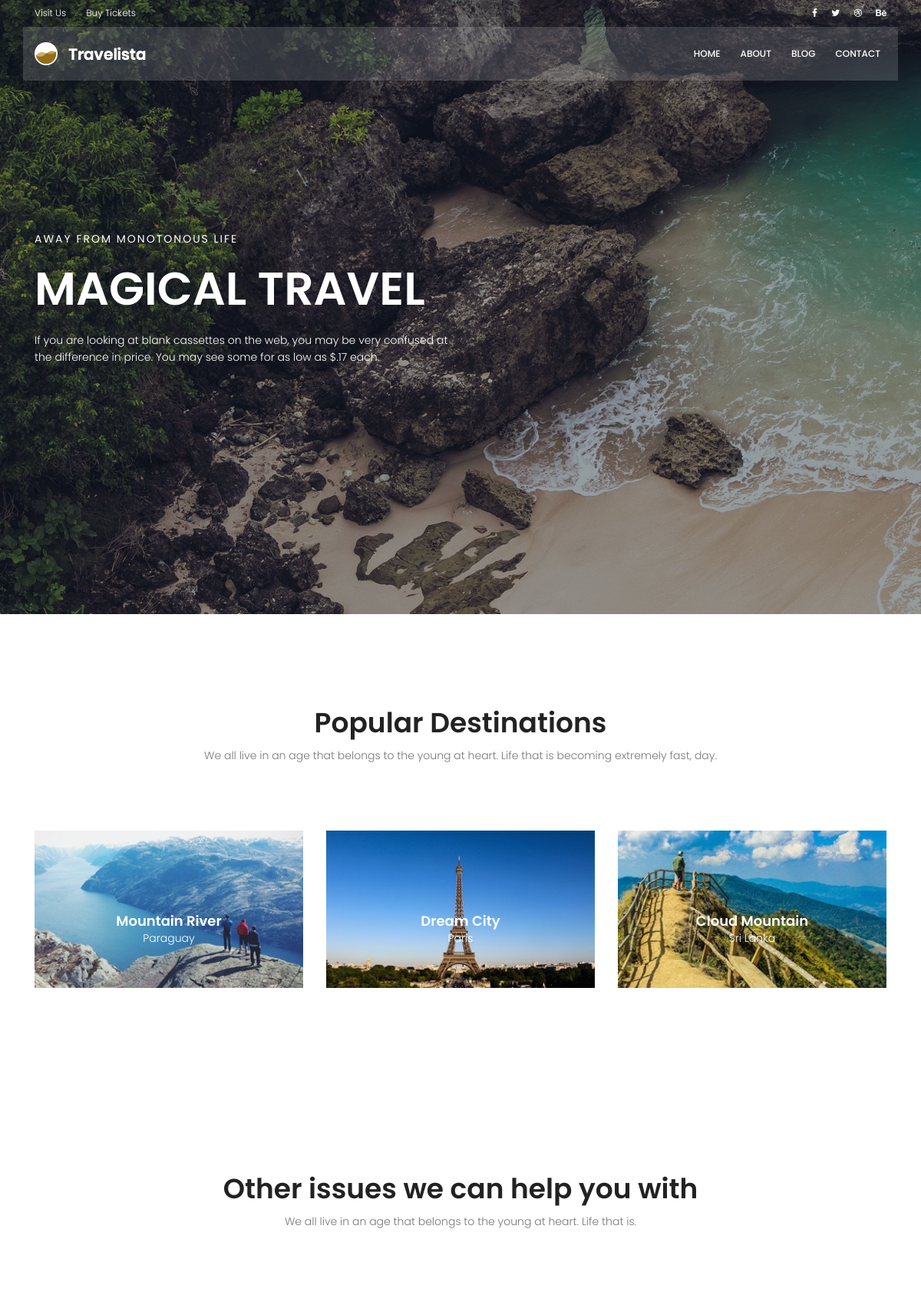
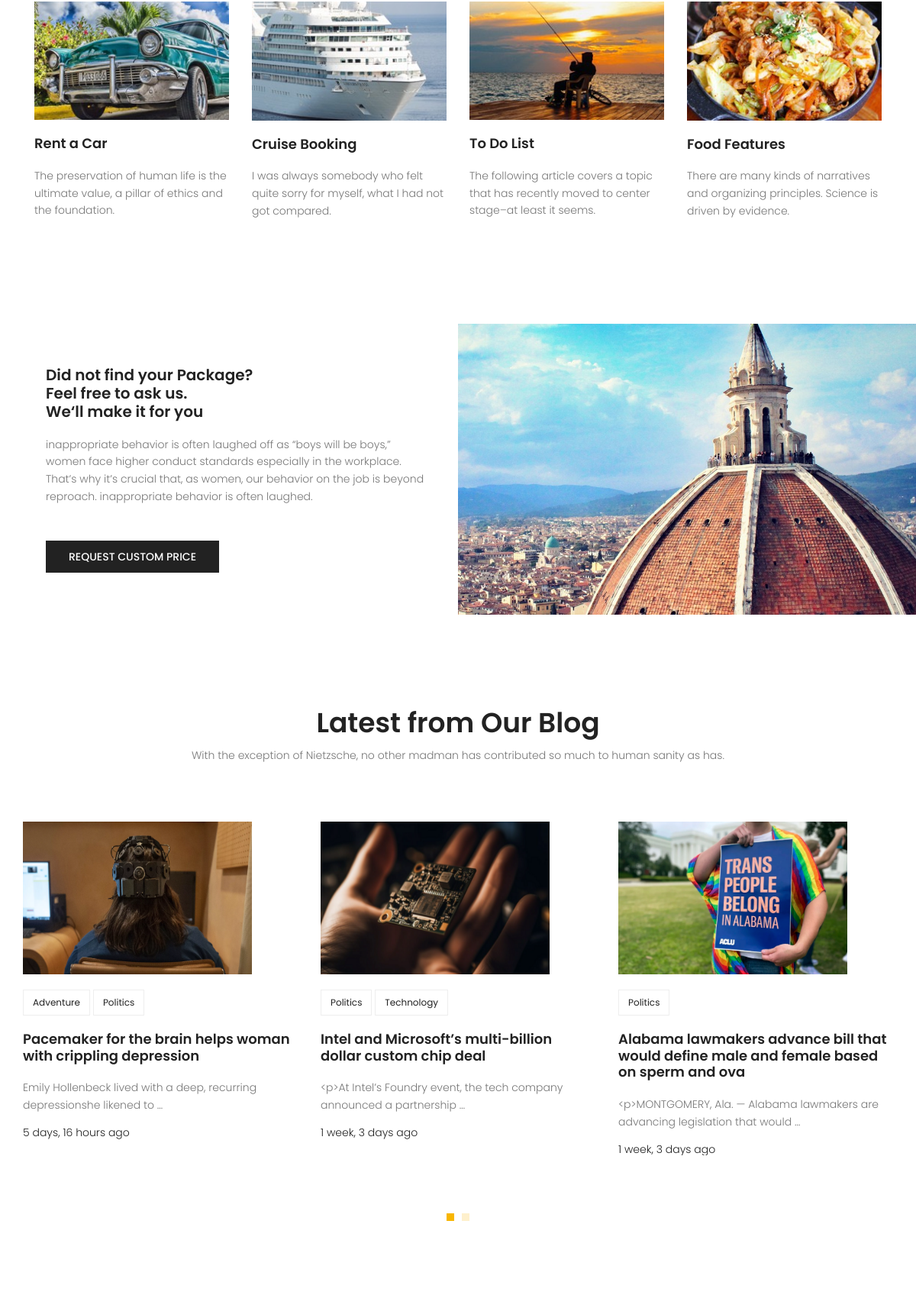
The page / (upper part) on the database its author committed (2 pictures, top to bottom).
### blog/models.py (models this page shows, shortened)
class Post(models.Model):
    author = models.ForeignKey(User, on_delete=models.SET_NULL, null=True)
    avatar = models.ImageField(upload_to='blog/avatar', default='/blog/avatar/default.png')
    title = models.CharField(max_length=200)
    content = models.TextField()
    image = models.ImageField(upload_to='blog/', default='/blog/default.jpg')
    counted_views = models.IntegerField(default=0)
    status = models.BooleanField(default=False)
    created_date = models.DateTimeField(auto_now_add=True)
    updated_date = models.DateTimeField(auto_now=True)
    published_date = models.DateTimeField(null=True)
    category = models.ManyToManyField(Category)
    tags = TaggableManager()
    class Meta:
        ordering = ['-created_date']

### website/views.py (the view)
# urls.py: path('', index_view, name='index')
def index_view(request):
    return render(request, 'website/index.html')

### website/templatetags/website_tags.py (called while the page is built)
@register.inclusion_tag('website/home-recent-posts.html')
def active_recent_blog_posts(arg=3):
    posts = Post.objects.filter(status=1).order_by('-published_date')[:arg]
    return {'posts': posts}

### templates/website/index.html (shortened to what this page needs)
{% extends "base.html" %}
{% load static %}
{% load website_tags %}
{% block content %}
    <section class="banner-area relative">
        <div class="overlay overlay-bg"></div>
        <div class="container">
            <div class="row fullscreen align-items-center justify-content-between">
                <div class="col-lg-6 col-md-6 banner-left">
                    <h6 class="text-white">Away from monotonous life</h6>
                    <h1 class="text-white">Magical Travel</h1>
                    <p class="text-white">
                        If you are looking at blank cassettes on the web, you may be very confused at the difference in
                        price. You may see some for as low as $.17 each.
                    </p>
                </div>
            </div>
        </div>
    </section>
    <section class="popular-destination-area section-gap">
        <div class="container">
            <div class="row d-flex justify-content-center">
                <div class="menu-content pb-70 col-lg-8">
                    <div class="title text-center">
                        <h1 class="mb-10">Popular Destinations</h1>
                        <p>We all live in an age that belongs to the young at heart. Life that is becoming extremely
                            fast,
                            day.</p>
                    </div>
                </div>
            </div>
            <div class="row">
                <div class="col-lg-4">
                    <div class="single-destination relative">
                        <div class="thumb relative">
                            <img class="img-fluid" src="{% static 'img/d1.jpg' %}" alt="">
                        </div>
                        <div class="desc">
                            <h4>Mountain River</h4>
                            <p>Paraguay</p>
                        </div>
                    </div>
                </div>
                <div class="col-lg-4">
                    <div class="single-destination relative">
                        <div class="thumb relative">
                            <img class="img-fluid" src="{% static 'img/d2.jpg' %}" alt="">
                        </div>
                        <div class="desc">
                            <h4>Dream City</h4>
                            <p>Paris</p>
                        </div>
                    </div>
                </div>
                <div class="col-lg-4">
                    <div class="single-destination relative">
                        <div class="thumb relative">
                            <img class="img-fluid" src="{% static 'img/d3.jpg' %}" alt="">
                        </div>
                        <div class="desc">
                            <h4>Cloud Mountain</h4>
                            <p>Sri Lanka</p>
                        </div>
                    </div>
                </div>
            </div>
        </div>
    </section>
    <section class="other-issue-area section-gap">
        <div class="container">
            <div class="row d-flex justify-content-center">
                <div class="menu-content pb-70 col-lg-9">
                    <div class="title text-center">
                        <h1 class="mb-10">Other issues we can help you with</h1>
                        <p>We all live in an age that belongs to the young at heart. Life that is.</p>
                    </div>
                </div>
            </div>
            <div class="row">
                <div class="col-lg-3 col-md-6">
                    <div class="single-other-issue">
                        <div class="thumb">
                            <img class="img-fluid" src="{% static 'img/o1.jpg' %}" alt="">
                        </div>
                        <a href="#">
                            <h4>Rent a Car</h4>
                        </a>
                        <p>
                            The preservation of human life is the ultimate value, a pillar of ethics and the foundation.
                        </p>
                    </div>
                </div>
                <div class="col-lg-3 col-md-6">
                    <div class="single-other-issue">
                        <div class="thumb">
                            <img class="img-fluid" src="{% static 'img/o2.jpg' %}" alt="">
                        </div>
                        <a href="#">
                            <h4>Cruise Booking</h4>
                        </a>
                        <p>
                            I was always somebody who felt quite sorry for myself, what I had not got compared.
                        </p>
                    </div>
                </div>
                <div class="col-lg-3 col-md-6">
                    <div class="single-other-issue">
                        <div class="thumb">
                            <img class="img-fluid" src="{% static 'img/o3.jpg' %}" alt="">
                        </div>
                        <a href="#">
                            <h4>To Do List</h4>
                        </a>
                        <p>
                            The following article covers a topic that has recently moved to center stage–at least it
                            seems.
                        </p>
                    </div>
                </div>
                <div class="col-lg-3 col-md-6">
                    <div class="single-other-issue">
                        <div class="thumb">
                            <img class="img-fluid" src="{% static 'img/o4.jpg' %}" alt="">
                        </div>
                        <a href="#">
                            <h4>Food Features</h4>
                        </a>
                        <p>
                            There are many kinds of narratives and organizing principles. Science is driven by evidence.
                        </p>
                    </div>
                </div>
            </div>
        </div>
    </section>
    <section class="home-about-area">
        <div class="container-fluid">
            <div class="row align-items-center justify-content-end">
                <div class="col-lg-6 col-md-12 home-about-left">
                    <h1>
                        Did not find your Package? <br>
                        Feel free to ask us. <br>
                        We‘ll make it for you
                    </h1>
                    <p>
                        inappropriate behavior is often laughed off as “boys will be boys,” women face higher conduct
                        standards especially in the workplace. That’s why it’s crucial that, as women, our behavior on
                        the
                        job is beyond reproach. inappropriate behavior is often laughed.
                    </p>
                    <a href="#" class="primary-btn text-uppercase">request custom price</a>
                </div>
                <div class="col-lg-6 col-md-12 home-about-right no-padding">
                    <img class="img-fluid" src="{% static 'img/about-img.jpg' %}" alt="">
                </div>
            </div>
        </div>
    </section>
    <section class="recent-blog-area section-gap">
        <div class="container">
            <div class="row d-flex justify-content-center">
                <div class="menu-content pb-60 col-lg-9">
                    <div class="title text-center">
                        <h1 class="mb-10">Latest from Our Blog</h1>
                        <p>With the exception of Nietzsche, no other madman has contributed so much to human sanity as
                            has.</p>
                    </div>
                </div>
            </div>
            <div class="row">
                {% active_recent_blog_posts 6 %}
            </div>
        </div>
    </section>
{% endblock %}

### templates/website/home-recent-posts.html
{% load static %}
{% load humanize %}
<div class="active-recent-blog-carusel">
    {% for post in posts %}
        <div class="single-recent-blog-post item">
            <div class="thumb">
                <img class="img-fluid" src="{{ post.image.url }}" alt="">
            </div>
            <div class="details">
                <div class="tags">
                    <ul>
                        {% for tag in post.tags.all %}
                            <li><a href="{% url 'blog:tag' tag_name=tag.name %}">{{ tag.name }}</a></li>
                        {% endfor %}
                    </ul>
                </div>
                <a href="{% url 'blog:single' pid=post.id %}"><h4 class="title">{{ post.title }}</h4></a>
                <p>
                    {{ post.content|truncatewords:10 }}
                </p>
                <h6 class="date">{{ post.published_date|naturaltime }}</h6>
            </div>
        </div>
    {% endfor %}
</div>

### rows shown on the page
Post: image (picture), title "Pacemaker for the brain helps woman with crippling depression", content "Emily Hollenbeck lived with a deep, recurring depressionshe likened to …", published_date "5 days, 16 hours ago"
Tag: name "Adventure"
Tag: name "Politics"
Post: image (picture), title "Intel and Microsoft’s multi-billion dollar custom chip deal", content "<p>At Intel’s Foundry event, the tech company announced a partnership …", published_date "1 week, 3 days ago"
Tag: name "Technology"
Post: image (picture), title "Alabama lawmakers advance bill that would define male and female based on sperm and ova", content "<p>MONTGOMERY, Ala. — Alabama lawmakers are advancing legislation that would …", published_date "1 week, 3 days ago"
